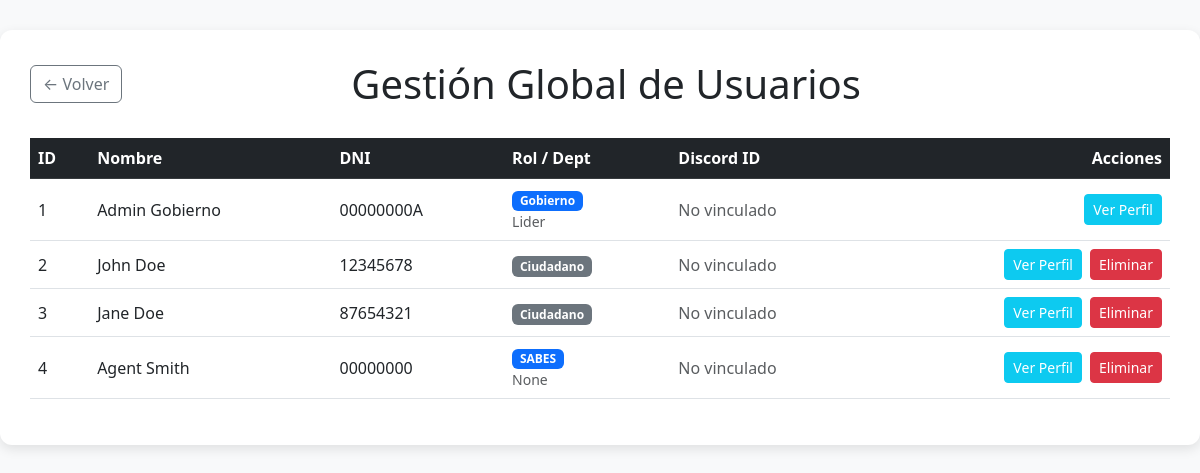
The page /government/users (signed in) on the database as committed earlier.
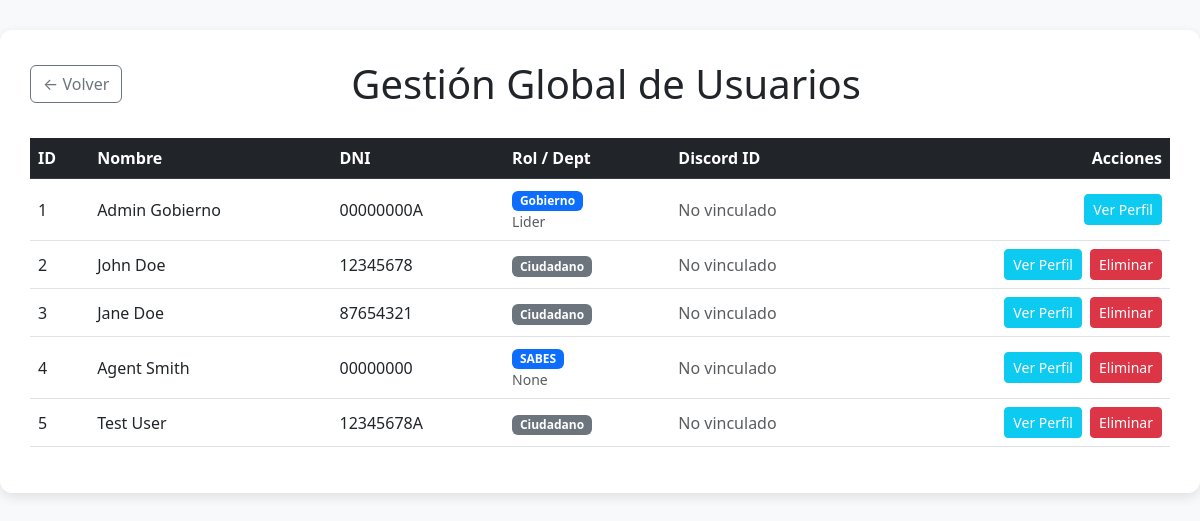
The same page on the database as committed later.
### app/models.py (models this page shows, shortened)
class User(UserMixin, db.Model):
    id = db.Column(db.Integer, primary_key=True)
    first_name = db.Column(db.String(64), index=True)
    last_name = db.Column(db.String(64), index=True)
    dni = db.Column(db.String(20), index=True, unique=True)
    password_hash = db.Column(db.String(256))
    badge_id = db.Column(db.String(20), index=True, unique=True, nullable=True)
    department = db.Column(db.String(64), nullable=True)
    official_rank = db.Column(db.String(64), nullable=True)
    official_status = db.Column(db.String(20), default='Pendiente') # Pendiente, Aprobado, Suspendido
    selfie_filename = db.Column(db.String(120), nullable=True)
    dni_photo_filename = db.Column(db.String(120), nullable=True)
    discord_id = db.Column(db.String(50), unique=True, nullable=True)
    on_duty = db.Column(db.Boolean, default=False)
    receive_notifications = db.Column(db.Boolean, default=True)
    created_at = db.Column(db.DateTime, default=datetime.utcnow)
    licenses = db.relationship('License', backref='holder', lazy='dynamic', cascade="all, delete-orphan")
    criminal_records = db.relationship('CriminalRecord', foreign_keys='CriminalRecord.user_id', backref='subject', lazy='dynamic', cascade="all, delete-orphan")
    authored_reports = db.relationship('CriminalRecord', foreign_keys='CriminalRecord.author_id', backref='author', lazy='dynamic')
    traffic_fines = db.relationship('TrafficFine', foreign_keys='TrafficFine.user_id', backref='offender', lazy='dynamic', cascade="all, delete-orphan")
    comments = db.relationship('Comment', foreign_keys='Comment.user_id', backref='subject_user', lazy='dynamic', cascade="all, delete-orphan")
    businesses = db.relationship('Business', backref='owner', lazy='dynamic', cascade="all, delete-orphan")
    appointments_made = db.relationship('Appointment', foreign_keys='Appointment.citizen_id', backref='citizen', lazy=True, cascade="all, delete-orphan")
    appointments_received = db.relationship('Appointment', foreign_keys='Appointment.official_id', backref='official', lazy=True, cascade="all, delete-orphan")

### app/routes.py (the view)
@bp.route('/government/users', methods=['GET'])
@login_required
def government_users():
    if current_user.department != 'Gobierno':
        flash('Acceso denegado.')
        return redirect(url_for('main.official_dashboard'))
    users = User.query.all()
    return render_template('government_users.html', users=users)

### app/__init__.py (called while the page is built)
def create_app(config_class=Config):
    app = Flask(__name__)
    app.config.from_object(config_class)
    if not os.path.exists(app.instance_path):
        os.makedirs(app.instance_path)
    db.init_app(app)
    migrate.init_app(app, db)
    login.init_app(app)
    csrf.init_app(app)
    from app.models import User
    @login.user_loader
    def load_user(id):
        return User.query.get(int(id))
    from app.routes import bp as main_bp
    app.register_blueprint(main_bp)
    return app

### app/templates/government_users.html (shortened to what this page needs)
<!DOCTYPE html>
<html lang="es">
<head>
    <link href="https://cdn.jsdelivr.net/npm/bootstrap@5.3.0/dist/css/bootstrap.min.css" rel="stylesheet">
</head>
<body>
    <div class="container container-main">
        <div class="header-section">
            <a href="{{ url_for('main.government_dashboard') }}" class="btn btn-outline-secondary">← Volver</a>
            <h1 class="m-0 text-dark">Gestión Global de Usuarios</h1>
        </div>
        <div class="table-responsive">
            <table class="table table-hover align-middle">
                <thead class="table-dark">
                    <tr>
                        <th scope="col">ID</th>
                        <th scope="col">Nombre</th>
                        <th scope="col">DNI</th>
                        <th scope="col">Rol / Dept</th>
                        <th scope="col">Discord ID</th>
                        <th scope="col" class="text-end">Acciones</th>
                    </tr>
                </thead>
                <tbody>
                    {% for user in users %}
                    <tr>
                        <td>{{ user.id }}</td>
                        <td>{{ user.first_name }} {{ user.last_name }}</td>
                        <td>{{ user.dni }}</td>
                        <td>
                            {% if user.badge_id %}
                                <span class="badge bg-primary">{{ user.department }}</span>
                                <small class="text-muted d-block">{{ user.official_rank }}</small>
                            {% else %}
                                <span class="badge bg-secondary">Ciudadano</span>
                            {% endif %}
                        </td>
                        <td>
                            {% if user.discord_id %}
                                <span class="text-success font-monospace">{{ user.discord_id }}</span>
                            {% else %}
                                <span class="text-muted">No vinculado</span>
                            {% endif %}
                        </td>
                        <td class="text-end">
                            <div class="d-flex gap-2 justify-content-end">
                                <a href="{{ url_for('main.citizen_profile', user_id=user.id) }}" class="btn btn-sm btn-info text-white">Ver Perfil</a>
                                {% if user.id != current_user.id %}
                                <form action="{{ url_for('main.government_user_delete', user_id=user.id) }}" method="POST" class="d-inline" onsubmit="return confirm('¿Estás seguro de ELIMINAR a este usuario? Se borrarán sus datos y registros financieros.')">
                                    <button type="submit" class="btn btn-sm btn-danger">Eliminar</button>
                                </form>
                                {% endif %}
                            </div>
                        </td>
                    </tr>
                    {% endfor %}
                </tbody>
            </table>
        </div>
    </div>
</body>
</html>

### app/templates/government_users.html (style rules this page uses)
body { background-color: #f8f9fa; }
.container-main { max-width: 1200px; margin: 30px auto; background-color: white; padding: 30px; border-radius: 12px; box-shadow: 0 4px 12px rgba(0,0,0,0.1); }
.header-section { display: flex; justify-content: space-between; align-items: center; margin-bottom: 30px; }

Rows that differ between the two databases and show on the page:
added User: id "5", first_name "Test", last_name "User", dni "12345678A", shows "Ciudadano", shows "No vinculado"
